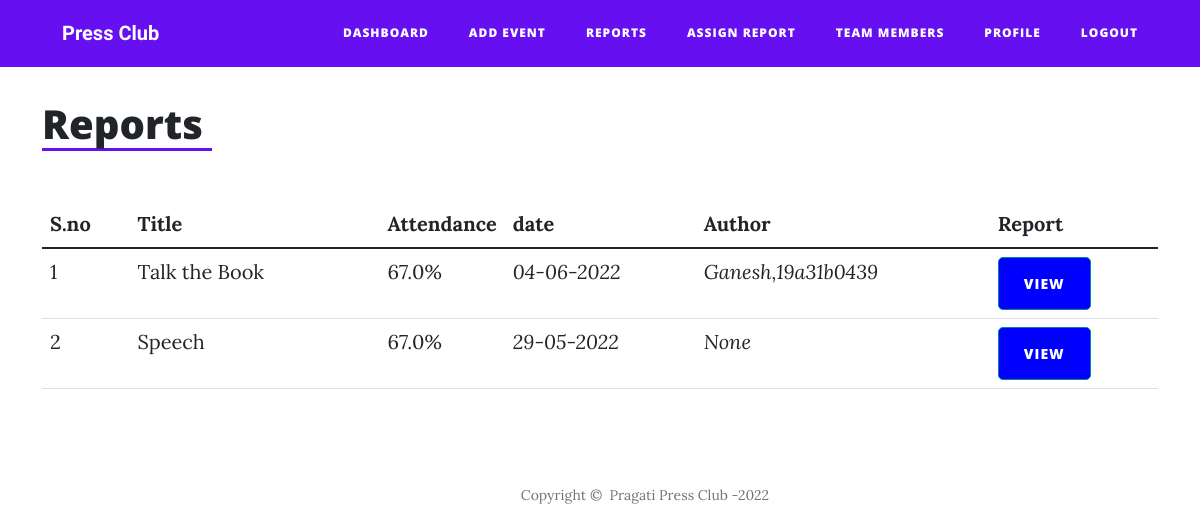
/reports (signed in), run on an earlier commit of the app's database.
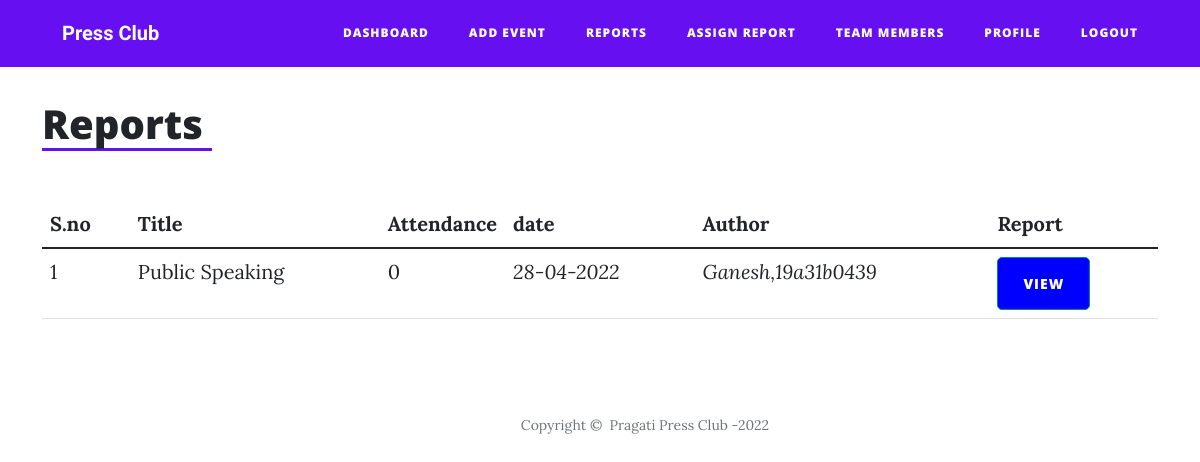
And on a later commit of the database.
### project/models.py (models this page shows)
class Events(db.Model):
    __tablename__ = 'events'
    meeting_id = db.Column(db.Integer, primary_key=True, unique=True, nullable=False)
    title = db.Column(db.String(60), nullable=False)
    date = db.Column(db.String(20), nullable=False, unique=True)
    time = db.Column(db.String(20), nullable=False)
    venue = db.Column(db.String(60), nullable=False)
    author = db.Column(db.String(60))
    report = db.Column(db.String())
    image = db.Column(db.String(60))
    attendance = db.Column(db.Integer, default=0)

### project/report_routes.py (the view)
@app.route('/reports', methods=['GET', 'POST'])
def reports():
    events = Events.query.order_by(Events.meeting_id.desc()).all()
    if current_user.is_authenticated:
        if current_user.type == "coordinator":
            return render_template('coordinator/reports.html', events=events)
        elif current_user.type == "admin":
            return render_template('admin/reports.html', events=events)
        elif current_user.type == "student":
            return render_template('student/reports.html', events=events)
    else:
        return render_template('reports.html', events=events)

### project/__init__.py (called while the page is built)
@app.before_request
def make_session_permanant():
    session.permanent = True
    app.permanent_session_lifetime = datetime.timedelta(hours= 24)

### project/models.py (called while the page is built)
@login_manager.user_loader
def load_user(user_id):
    return User.query.get(user_id)

### project/templates/coordinator/reports.html (shortened to what this page needs)
{% extends "coordinator/coordinator_base.html" %}
{% block content %}
<div class="container" style="margin-top: 100px;">
        <h1 style="border-bottom-style: solid;border-bottom-color: var(--bs-indigo);width: 170px;">Reports</h1>
    </div>
    <div class="container" style="margin-top: 50px;">
        <div class="table-responsive" style="margin-top: 50px;">
            <table class="table">
                <thead>
                    <tr>
                        <th>S.no</th>
                        <th>Title</th>
                        <th>Attendance</th>
                        <th>date</th>
                        <th>Author</th>
                        <th>Report</th>
                    </tr>
                </thead>
                <tbody>
                {% for x  in range  (events|length) %}
                    <tr>
                        <td>{{x+1}}</td>
                        <td style="width: 250px;">{{events[x].title}}</td>
                        <td style="width: 50px;">{{events[x].attendance}}</td>
                        <td><em>{{events[x].date}}</em></td>
                        <td><em>{{events[x].author}}</em></td>
                        <td><a href="/view_report/{{events[x].meeting_id}}"> <button class="btn btn-primary" type="button" style="border-radius: 5px;background: blue;">view</button></a></td>
                    </tr>
                {% endfor %}
                </tbody>
            </table>
        </div>
    </div>
{% endblock %}

What changed in the data, as far as the page shows it:
removed Events: title "Talk the Book", attendance "67.0%", date "04-06-2022", author "Ganesh,19a31b0439"
removed Events: title "Speech", attendance "67.0%", date "29-05-2022", author "None"
added Events: title "Public Speaking", attendance "0", date "28-04-2022", author "Ganesh,19a31b0439"
Also different on the page:
new list line: "1 VIEW"
list line gone: "1 VIEW"
list line gone: "2 VIEW"
